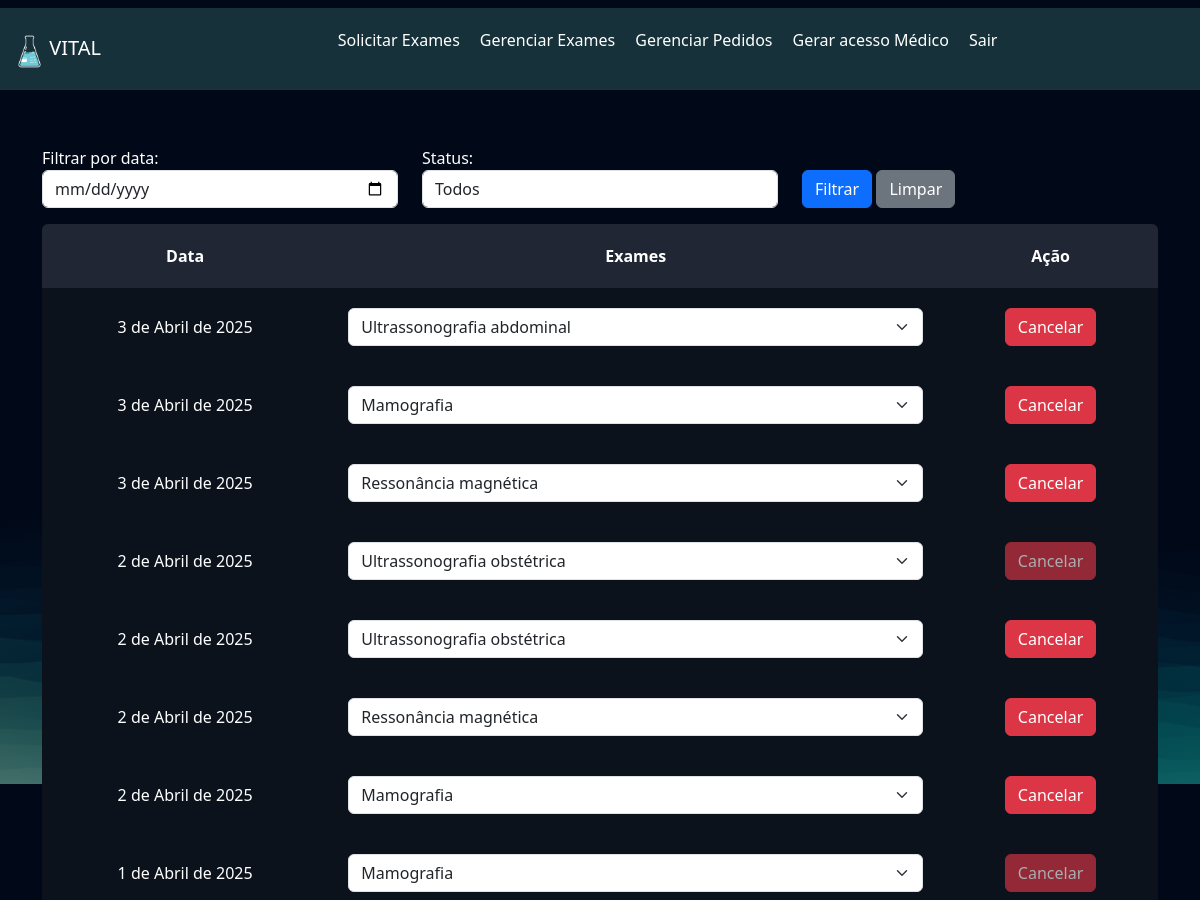
The page /exames/gerenciar_pedidos/ (signed in, upper part) on the database as committed earlier.
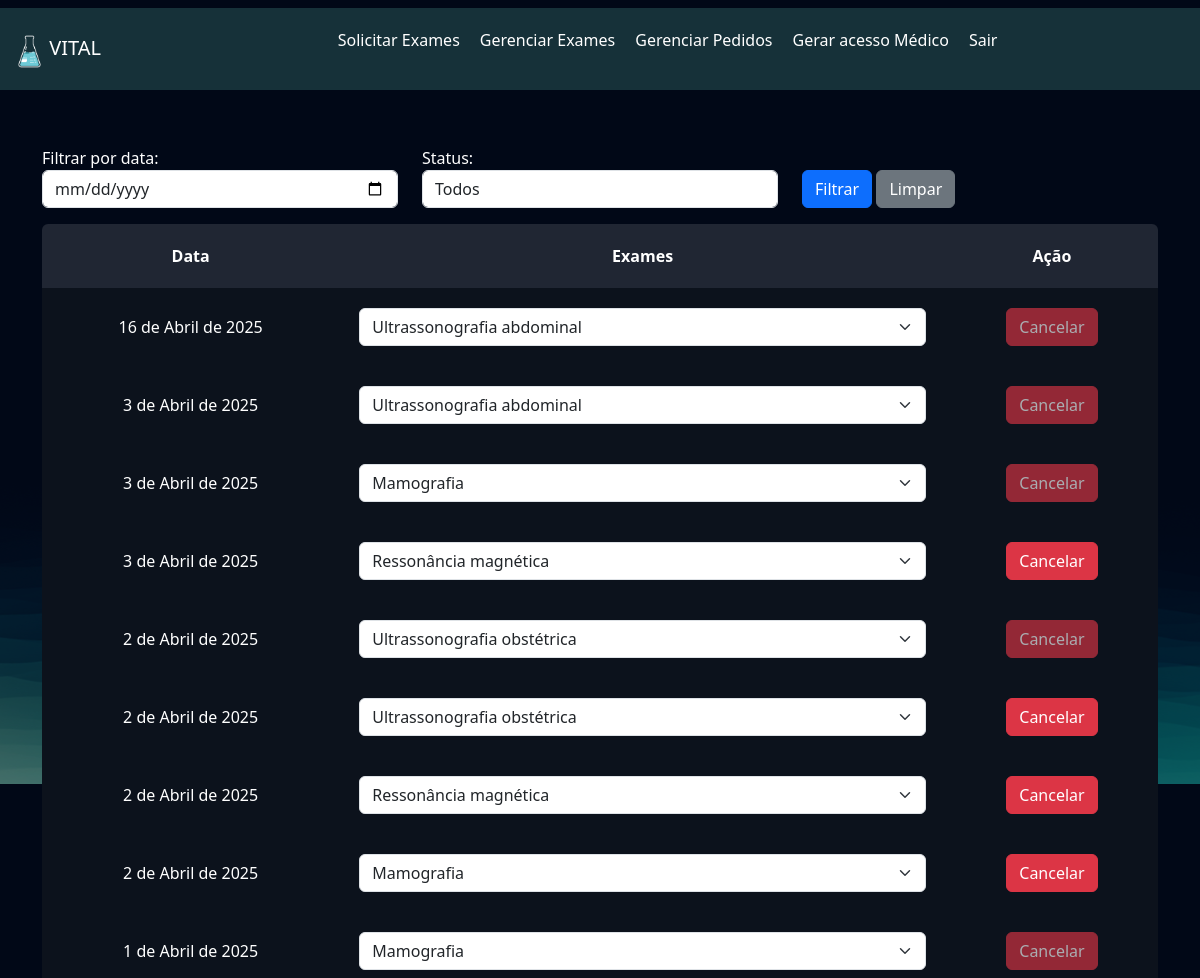
The same page on the database as committed later.
### exames/models.py (models this page shows, shortened)
class PedidosExames(models.Model):
    usuario = models.ForeignKey(User, on_delete=models.DO_NOTHING)  # Usuário que fez o pedido
    exames = models.ManyToManyField(SolicitacaoExame)  # Exames incluídos no pedido
    agendado = models.BooleanField(default=True)  # Indica se o pedido já foi agendado
    data = models.DateField()  # Data do pedido

### exames/views.py (the view)
# urls.py: path('gerenciar_pedidos/', views.gerenciar_pedidos, name="gerenciar_pedidos"),
@login_required
def gerenciar_pedidos(request):
    pedidos_exames = PedidosExames.objects.filter(usuario=request.user).order_by('-data')
    filtro_data = request.GET.get('filtro_data')
    filtro_status = request.GET.get('filtro_status')
    if filtro_data:
        pedidos_exames = pedidos_exames.filter(data=filtro_data)
    if filtro_status:
        if filtro_status == "agendado":
            pedidos_exames = pedidos_exames.filter(agendado=True)
        elif filtro_status == "cancelado":
            pedidos_exames = pedidos_exames.filter(agendado=False)
    return render(request, 'gerenciar_pedidos.html', {'pedidos_exames': pedidos_exames})

### exames/templates/gerenciar_pedidos.html (shortened to what this page needs)
{% extends "bases/base.html" %}
{% load static %}
{% block 'head' %}
    <link href="{% static 'exames/css/css.css' %}" rel="stylesheet">
    <link href="{% static 'exames/css/gerenciar_pedidos.css' %}" rel="stylesheet">
{% endblock 'head' %}
{% block 'conteudo' %}
    <br>
    <br>
    <div class="container">
<form method="GET" class="mb-3">
    <div class="row">
        <div class="col-md-4">
            <label for="filtro_data">Filtrar por data:</label>
            <input type="date" name="filtro_data" id="filtro_data" class="form-control" value="{{ request.GET.filtro_data }}">
        </div>
        <div class="col-md-4">
            <label for="filtro_status">Status:</label>
            <select name="filtro_status" id="filtro_status" class="form-control">
                <option style="color: black;" value="">Todos</option>
            </select>
        </div>
        <div class="col-md-4">
            <br>
            <button type="submit" class="btn btn-primary">Filtrar</button>
            <a href="{% url 'gerenciar_pedidos' %}" class="btn btn-secondary">Limpar</a>
        </div>
    </div>
</form>
        <div class="card card-view">
            <table>
                <tr>
                    <th>Data</th>
                    <th>Exames</th>
                    <th>Ação</th>
                </tr>
                {% for pedidos in pedidos_exames %}
                    <tr class="linha-tabela">
                        <td>{{ pedidos.data }}</td>
                        <td>
                            <select class="form-select">
                                {% for exame in pedidos.exames.all %}
                                    <option style="color: black" value="">{{ exame.exame.nome }}</option>
                                {% endfor %}
                            </select>
                        </td>
                        <td>
                            <a href="{% url 'cancelar_pedido' pedidos.id %}" class="btn btn-danger {% if not pedidos.agendado %} disabled {% endif %}">
                                Cancelar
                            </a>
                        </td>
                    </tr>
                {% empty %}
                    <tr>
                        <td colspan="4" class="text-center">Nenhum pedido encontrado</td>
                    </tr>
                {% endfor %}
            </table>
        </div>
    </div>
{% endblock 'conteudo' %}

Rows that differ between the two databases and show on the page:
added PedidosExames: data "16 de Abril de 2025", agendado False (drawn)
changed PedidosExames (number 2 of 9 on the later page): agendado True → False (drawn)
changed PedidosExames (number 3 of 9 on the later page): agendado True → False (drawn)
